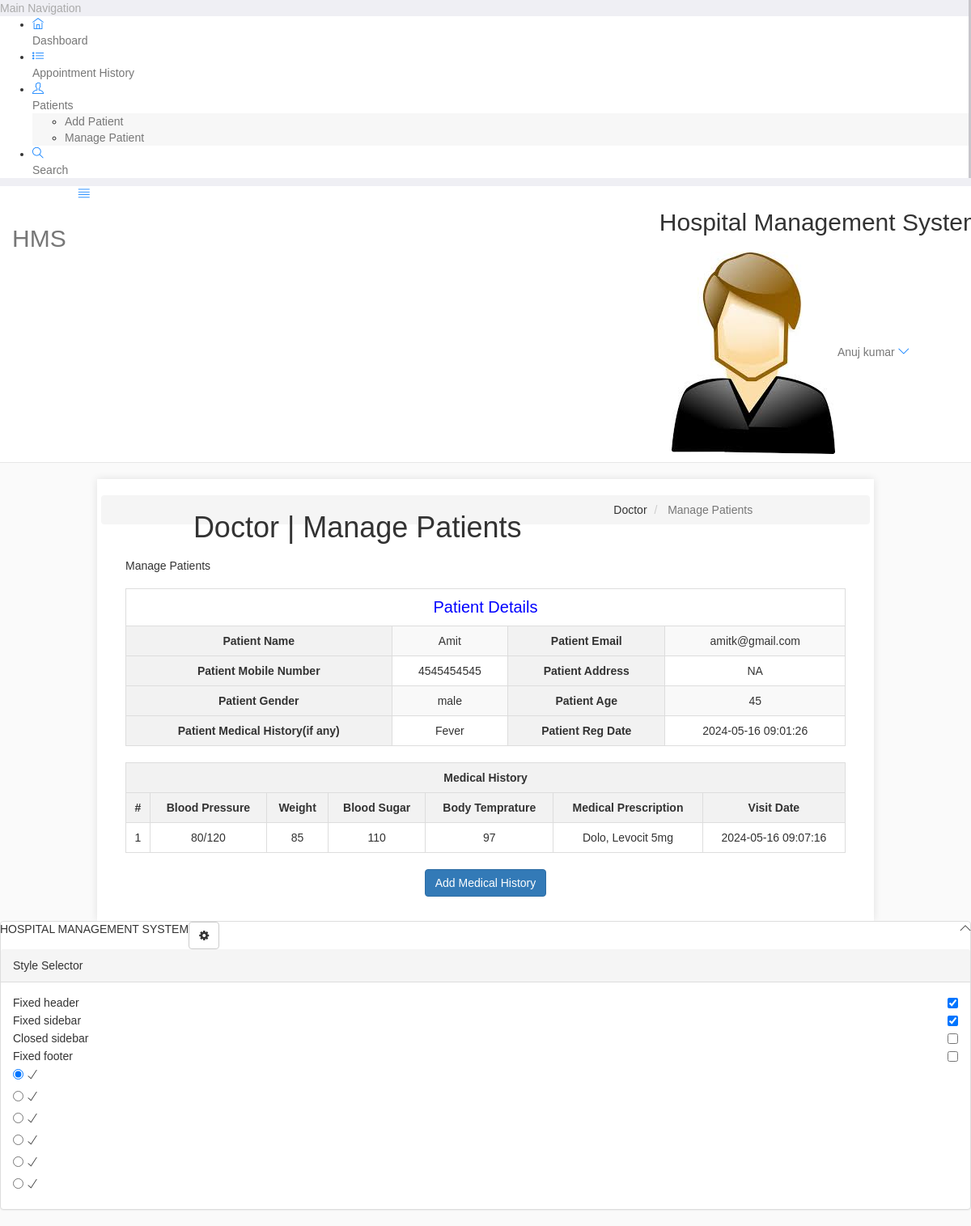
The page /Unuse/Hospital-Management-System-PHP/hospital/hms/doctor/view-patient.php?viewid=2 (signed in) on the database its author committed.
### tables this page shows
CREATE TABLE `doctors` (
  `id` int(11) NOT NULL,
  `specilization` varchar(255) DEFAULT NULL,
  `doctorName` varchar(255) DEFAULT NULL,
  `address` longtext DEFAULT NULL,
  `docFees` varchar(255) DEFAULT NULL,
  `contactno` bigint(11) DEFAULT NULL,
  `docEmail` varchar(255) DEFAULT NULL,
  `password` varchar(255) DEFAULT NULL,
  `creationDate` timestamp NULL DEFAULT current_timestamp(),
  `updationDate` timestamp NULL DEFAULT NULL ON UPDATE current_timestamp()
);

CREATE TABLE `tblpatient` (
  `ID` int(10) NOT NULL,
  `Docid` int(10) DEFAULT NULL,
  `PatientName` varchar(200) DEFAULT NULL,
  `PatientContno` bigint(10) DEFAULT NULL,
  `PatientEmail` varchar(200) DEFAULT NULL,
  `PatientGender` varchar(50) DEFAULT NULL,
  `PatientAdd` mediumtext DEFAULT NULL,
  `PatientAge` int(10) DEFAULT NULL,
  `PatientMedhis` mediumtext DEFAULT NULL,
  `CreationDate` timestamp NULL DEFAULT current_timestamp(),
  `UpdationDate` timestamp NULL DEFAULT NULL ON UPDATE current_timestamp()
);

CREATE TABLE `tblmedicalhistory` (
  `ID` int(10) NOT NULL,
  `PatientID` int(10) DEFAULT NULL,
  `BloodPressure` varchar(200) DEFAULT NULL,
  `BloodSugar` varchar(200) NOT NULL,
  `Weight` varchar(100) DEFAULT NULL,
  `Temperature` varchar(200) DEFAULT NULL,
  `MedicalPres` mediumtext DEFAULT NULL,
  `CreationDate` timestamp NOT NULL DEFAULT current_timestamp() ON UPDATE current_timestamp()
);

### Unuse/Hospital-Management-System-PHP/hospital/hms/doctor/view-patient.php (the view, shortened to what this page needs)
<?php
include('include/config.php');
if(strlen($_SESSION['id']==0)) {
 header('location:logout.php');
  } else{
?>
<!DOCTYPE html>
<html lang="en">
	<head>
		<link rel="stylesheet" href="vendor/bootstrap/css/bootstrap.min.css">
		<link rel="stylesheet" href="vendor/fontawesome/css/font-awesome.min.css">
		<link rel="stylesheet" href="vendor/themify-icons/themify-icons.min.css">
		<link href="vendor/animate.css/animate.min.css" rel="stylesheet" media="screen">
		<link href="vendor/perfect-scrollbar/perfect-scrollbar.min.css" rel="stylesheet" media="screen">
		<link href="vendor/switchery/switchery.min.css" rel="stylesheet" media="screen">
		<link href="vendor/bootstrap-touchspin/jquery.bootstrap-touchspin.min.css" rel="stylesheet" media="screen">
		<link href="vendor/select2/select2.min.css" rel="stylesheet" media="screen">
		<link href="vendor/bootstrap-datepicker/bootstrap-datepicker3.standalone.min.css" rel="stylesheet" media="screen">
		<link href="vendor/bootstrap-timepicker/bootstrap-timepicker.min.css" rel="stylesheet" media="screen">
		<link rel="stylesheet" href="assets/css/styles.css">
		<link rel="stylesheet" href="assets/css/plugins.css">
		<link rel="stylesheet" href="assets/css/themes/theme-1.css" id="skin_color" />
	</head>
	<body>
		<div id="app">
<?php include('include/sidebar.php');?>
<div class="app-content">
<?php include('include/header.php');?>
<div class="main-content" >
<div class="wrap-content container" id="container">
<section id="page-title">
<div class="row">
<div class="col-sm-8">
<h1 class="mainTitle">Doctor | Manage Patients</h1>
</div>
<ol class="breadcrumb">
<li>
<span>Doctor</span>
</li>
<li class="active">
<span>Manage Patients</span>
</li>
</ol>
</div>
</section>
<div class="container-fluid container-fullw bg-white">
<div class="row">
<div class="col-md-12">
<h5 class="over-title margin-bottom-15">Manage <span class="text-bold">Patients</span></h5>
<?php
                               $vid=$_GET['viewid'];
                               $ret=mysqli_query($con,"select * from tblpatient where ID='$vid'");
$cnt=1;
while ($row=mysqli_fetch_array($ret)) {
                               ?>
<table border="1" class="table table-bordered">
 <tr align="center">
<td colspan="4" style="font-size:20px;color:blue">
 Patient Details</td></tr>
    <tr>
    <th scope>Patient Name</th>
    <td><?php  echo $row['PatientName'];?></td>
    <th scope>Patient Email</th>
    <td><?php  echo $row['PatientEmail'];?></td>
  </tr>
  <tr>
    <th scope>Patient Mobile Number</th>
    <td><?php  echo $row['PatientContno'];?></td>
    <th>Patient Address</th>
    <td><?php  echo $row['PatientAdd'];?></td>
  </tr>
    <tr>
    <th>Patient Gender</th>
    <td><?php  echo $row['PatientGender'];?></td>
    <th>Patient Age</th>
    <td><?php  echo $row['PatientAge'];?></td>
  </tr>
  <tr>
    <th>Patient Medical History(if any)</th>
    <td><?php  echo $row['PatientMedhis'];?></td>
     <th>Patient Reg Date</th>
    <td><?php  echo $row['CreationDate'];?></td>
  </tr>
<?php }?>
</table>
<?php
$ret=mysqli_query($con,"select * from tblmedicalhistory  where PatientID='$vid'");
 ?>
<table id="datatable" class="table table-bordered dt-responsive nowrap" style="border-collapse: collapse; border-spacing: 0; width: 100%;">
  <tr align="center">
   <th colspan="8" >Medical History</th>
  </tr>
  <tr>
    <th>#</th>
<th>Blood Pressure</th>
<th>Weight</th>
<th>Blood Sugar</th>
<th>Body Temprature</th>
<th>Medical Prescription</th>
<th>Visit Date</th>
</tr>
<?php
while ($row=mysqli_fetch_array($ret)) {
  ?>
<tr>
  <td><?php echo $cnt;?></td>
 <td><?php  echo $row['BloodPressure'];?></td>
 <td><?php  echo $row['Weight'];?></td>
 <td><?php  echo $row['BloodSugar'];?></td>
  <td><?php  echo $row['Temperature'];?></td>
  <td><?php  echo $row['MedicalPres'];?></td>
  <td><?php  echo $row['CreationDate'];?></td>
</tr>
<?php $cnt=$cnt+1;} ?>
</table>
<p align="center">
 <button class="btn btn-primary waves-effect waves-light w-lg" data-toggle="modal" data-target="#myModal">Add Medical History</button></p>
</div>
</div>
</div>
</div>
	<?php include('include/footer.php');?>
	<?php include('include/setting.php');?>
		</div>
	</body>
</html>
<?php }  ?>

### Unuse/Hospital-Management-System-PHP/hospital/hms/doctor/include/header.php (shortened to what this page needs)
<header class="navbar navbar-default navbar-static-top">
					<div class="navbar-header">
						<a class="navbar-brand" href="#">
							<h2 style="padding-top:20% ">HMS</h2>
						</a>
						<a href="#" class="sidebar-toggler pull-right visible-md visible-lg" data-toggle-class="app-sidebar-closed" data-toggle-target="#app">
							<i class="ti-align-justify"></i>
						</a>
					</div>
					<div class="navbar-collapse collapse">
						<ul class="nav navbar-right">
								<li  style="padding-top:2% ">
								<h2>Hospital Management System</h2>
							</li>
							<li class="dropdown current-user">
								<a href class="dropdown-toggle" data-toggle="dropdown">
									<img src="assets/images/images.jpg" > <span class="username">
									<?php $query=mysqli_query($con,"select doctorName from doctors where id='".$_SESSION['id']."'");
while($row=mysqli_fetch_array($query))
{
	echo $row['doctorName'];
}
									?> <i class="ti-angle-down"></i></i></span>
								</a>
							</li>
						</ul>
					</div>
				</header>

### Unuse/CSS/styles.css (style rules this page uses)
body { font-family: Arial, sans-serif; background-color: #f4f4f4; margin: 0; padding: 0; }
.container { width: 80%; margin: 0 auto; padding: 20px; background: #fff; box-shadow: 0 0 10px rgba(0, 0, 0, 0.1); }
h1 { text-align: center; color: #333; }
table { width: 100%; border-collapse: collapse; margin-top: 20px; }
th, td { padding: 12px; text-align: center; border: 1px solid #ddd; }
th { background-color: #f2f2f2; }
tr:nth-child(even) { background-color: #f9f9f9; }

### Unuse/Hospital-Management-System-PHP/hospital/hms/doctor/assets/css/themes/theme-1.css (style rules this page uses)
body { background: #FAFAFA; }
header .navbar-header { background: #ffffff !important; border-right-color: #c8c7cc !important; border-bottom-color: #c8c7cc !important; }
header .navbar-header .sidebar-toggler, header .navbar-header .sidebar-mobile-toggler { color: #007aff !important; }
header .navbar-header .navbar-brand { color: #777 !important; }
header .navbar-collapse { background: #ffffff !important; border-bottom-color: #c8c7cc !important; box-shadow: none !important; }
header .navbar-collapse .navbar-right > li > a { color: #777; }
header .navbar-collapse .navbar-right > li > a i { color: #007aff !important; }

### rows shown on the page
doctors: doctorName "Anuj kumar"
tblpatient: PatientName "Amit", PatientEmail "amitk@gmail.com", PatientContno "4545454545", PatientAdd "NA", PatientGender "male", PatientAge "45", PatientMedhis "Fever", CreationDate "2024-05-16 09:01:26"
tblmedicalhistory: BloodPressure "80/120", Weight "85", BloodSugar "110", Temperature "97", MedicalPres "Dolo, Levocit 5mg", CreationDate "2024-05-16 09:07:16"
